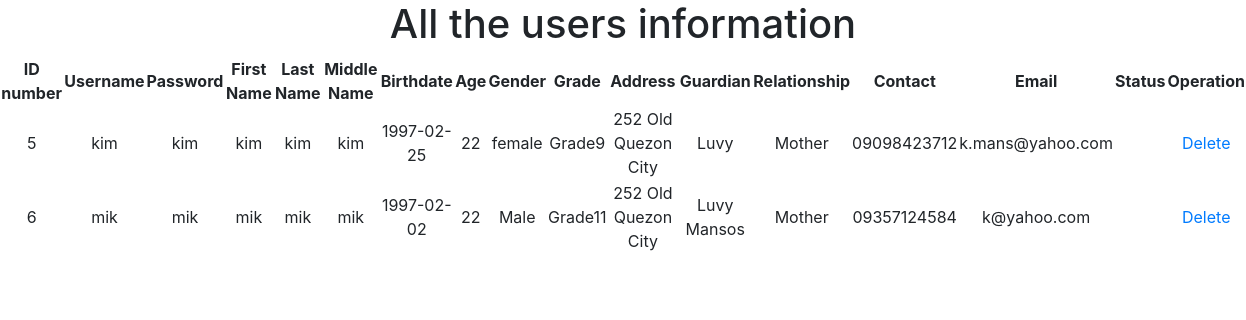
The page /Sample/records.php on the database its author committed.
### tables this page shows
CREATE TABLE `users` (
  `id` int(11) NOT NULL,
  `username` varchar(100) NOT NULL,
  `password` varchar(100) NOT NULL,
  `fname` varchar(255) NOT NULL,
  `lname` varchar(255) NOT NULL,
  `mname` varchar(255) NOT NULL,
  `bday` date NOT NULL,
  `age` int(11) NOT NULL,
  `gender` varchar(100) NOT NULL,
  `address` varchar(255) NOT NULL,
  `grade` varchar(100) NOT NULL,
  `guardian` varchar(100) NOT NULL,
  `relationship` varchar(100) NOT NULL,
  `contact` varchar(11) NOT NULL,
  `email` varchar(100) NOT NULL,
  `status` varchar(255) NOT NULL
);

### Sample/records.php (the view, shortened to what this page needs)
<?php
include "connection.php";
?>
<!DOCTYPE html>
<html>
<head>
<link rel="stylesheet" href="https://stackpath.bootstrapcdn.com/bootstrap/4.3.1/css/bootstrap.min.css">
</head>
<body>
<center><h1 class="one">All the users information</h1></center>
<form method='post' action="records.php">
<table>
<tr align='center'>
		<th>ID number</th>
		<th>Username</th>
		<th>Password</th>
		<th>First Name</th>
		<th>Last Name</th>
		<th>Middle Name</th>
		<th>Birthdate</th>
		<th>Age</th>
		<th>Gender</th>
		<th>Grade</th>
		<th>Address</th>
		<th>Guardian</th>
		<th>Relationship</th>
		<th>Contact</th>
		<th>Email</th>
		<th>Status</th>
		<th>Operation</th>
	</tr>
</form>
<?php
$sql = "SELECT * FROM users";
$result = $connect->query($sql);
if($result-> num_rows > 0){
	while ($row = $result-> fetch_assoc()){
?>
	<tr align='center'>
	<td><?php echo $row['id']; ?></td>
	<td><?php echo $row['username']; ?></td>
	<td><?php echo $row['password']; ?></td>
	<td><?php echo $row['fname']; ?></td>
	<td><?php echo $row['lname']; ?></td>
	<td><?php echo $row['mname']; ?></td>
	<td><?php echo $row['bday']; ?></td>
	<td><?php echo $row['age']; ?></td>
	<td><?php echo $row['gender']; ?></td>
	<td><?php echo $row['grade']; ?></td>
	<td><?php echo $row['address']; ?></td>
	<td><?php echo $row['guardian']; ?></td>
	<td><?php echo $row['relationship']; ?></td>
	<td><?php echo $row['contact']; ?></td>
	<td><?php echo $row['email']; ?></td>
	<td><?php echo $row['status']; ?></td>
	<td><a href="delete.php">Delete</a></td>
</tr>
<?php
	}
}
else{
	echo "0 result";
}
?>
</body>
</html>

### rows shown on the page
users: id "5", username "kim", password "kim", fname "kim", lname "kim", mname "kim", bday "1997-02-25", age "22", gender "female", grade "Grade9", address "252 Old Quezon City", guardian "Luvy", relationship "Mother", contact "09098423712", email "k.mans@yahoo.com"
users: id "6", username "mik", password "mik", fname "mik", lname "mik", mname "mik", bday "1997-02-02", age "22", gender "Male", grade "Grade11", address "252 Old Quezon City", guardian "Luvy Mansos", relationship "Mother", contact "09357124584", email "k@yahoo.com"
